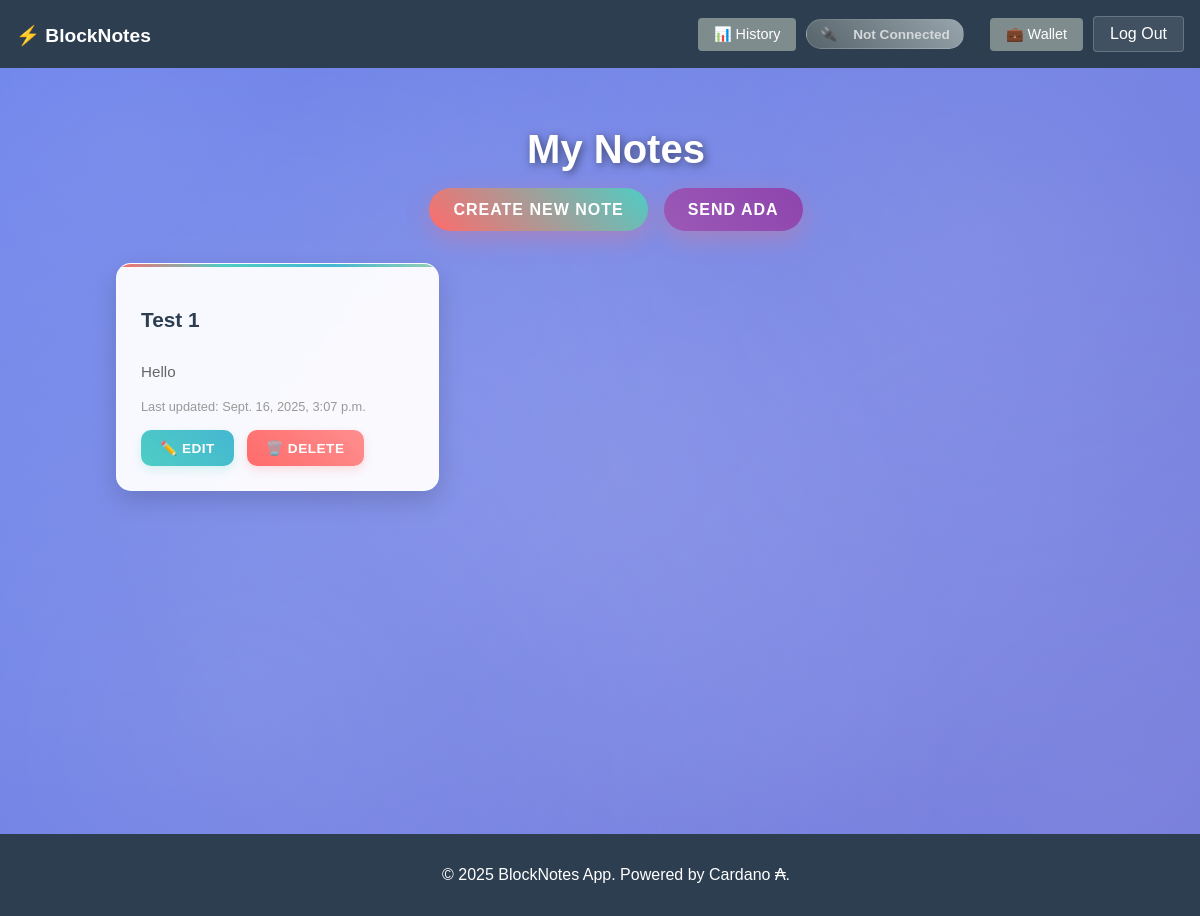
Screenshot of /notes/ (signed in) with the database file from the repository.
### notes/models.py (models this page shows, shortened)
class Note(models.Model):
    title = models.CharField(max_length=255)
    description = models.TextField() # TextField is better for long descriptions
    createdAt = models.DateTimeField(auto_now_add=True)
    updatedAt = models.DateTimeField(auto_now=True)
    createdBy = models.ForeignKey(User, on_delete=models.CASCADE, related_name="notes")
    transaction = models.OneToOneField(
        'Transaction',
        on_delete=models.SET_NULL,
        null=True,
        blank=True,
        related_name='note'
    )
    is_deleted = models.BooleanField(default=False)

### notes/views.py (the view)
# urls.py: path('notes/', views.note_list_view, name='note_list'),  # Notes home page
@login_required
def note_list_view(request):
    all_notes = Note.objects.filter(createdBy=request.user, is_deleted=False).order_by('-updatedAt')
    paginator = Paginator(all_notes, 9) # Show 9 notes per page
    page_number = request.GET.get('page')
    try:
        notes_page = paginator.page(page_number)
    except PageNotAnInteger:
        notes_page = paginator.page(1)
    except EmptyPage:
        notes_page = paginator.page(paginator.num_pages)
    context = {
        'page_obj': notes_page,
        'is_paginated': notes_page.has_other_pages(),
        'blockfrost_api_key': settings.BLOCKFROST_PROJECT_ID
    }
    return render(request, 'notes/note_list.html', context)

### notes/templates/notes/note_list.html (shortened to what this page needs)
{% extends 'notes/base.html' %}
{% block content %}
<div class="modern-notes-container">
    <div class="modern-header">
        <h1>My Notes</h1>
        <div style="display: flex; gap: 1rem; justify-content: center; flex-wrap: wrap; margin-top: 1rem;">
            <a href="{% url 'notes:note_create' %}" class="create-btn">
                Create New Note
            </a>
            <a href="{% url 'notes:profile' %}" class="create-btn" style="background: linear-gradient(45deg, #9b59b6, #8e44ad);">
                Send ADA
            </a>
        </div>
    </div>
    <div class="notes-grid">
        {% for note in page_obj %}
        <div id="note-{{ note.pk }}" class="modern-note-card">
            <h2>{{ note.title }}</h2>
            <p>{{ note.description }}</p>
            <small class="timestamp">Last updated: {{ note.updatedAt }}</small>
            <div class="note-actions">
                <a href="{% url 'notes:note_edit' note.pk %}" class="modern-btn btn-edit">✏️ Edit</a>
                <button
                    class="modern-btn btn-delete"
                    hx-delete="{% url 'notes:note_delete' note.pk %}"
                    hx-target="#note-{{ note.pk }}"
                    hx-swap="outerHTML"
                    hx-confirm="Are you sure?">
                    🗑️ Delete
                </button>
            </div>
        </div>
        {% empty %}
        <div class="empty-state">
            <p>🌟 You haven't created any notes yet. Start your journey by creating your first note!</p>
        </div>
        {% endfor %}
    </div>
</div>
{% endblock %}

### notes/static/css/styles.css (style rules this page uses)
body { font-family: Arial, sans-serif; margin: 0; padding: 0; background-color: #f5f5f5; color: #333; }

### notes/templates/notes/note_list.html (style rules this page uses)
.modern-notes-container { background: linear-gradient(135deg, #667eea 0%, #764ba2 100%); background-size: 400% 400%; animation: gradientWave 8s ease infinite; min-height: calc(100vh - 80px); padding: 2rem 1rem; margin: -2rem -1rem 0 -1rem; position: relative; width: 100vw; margin-left: calc(-50vw + 50%); padding-bottom: 4rem; }
html { scrollbar-width: thin; scrollbar-color: rgba(255, 255, 255, 0.3) rgba(255, 255, 255, 0.1); }
body { overflow-y: auto; overflow-x: hidden; }
html { overflow-y: auto; overflow-x: hidden; }
.modern-notes-container::before { content: ''; position: absolute; top: 0; left: 0; right: 0; bottom: 0; background: radial-gradient(circle at 20% 80%, rgba(255,255,255,0.15) 0%, transparent 60%), radial-gradient(circle at 80% 20%, rgba(255,255,255,0.15) 0%, transparent 60%), radial-gradient(circle at 50% 50%, rgba(255,255,255,0.1) 0%, transparent 70%), radial-gradient(circle at 10% 10%, rgba(255,255,255,0.1) 0%, transparent 50%), radial-gradient(circle at 90% 90%, rgba(255,255,255,0.1) 0%, transparent 50%); animation: float 6s ease-in-out infinite; pointer-events: none; z-index: 1; }
.modern-header { text-align: center; margin-bottom: 2rem; position: relative; z-index: 2; max-width: 800px; margin-left: auto; margin-right: auto; }
.modern-header h1 { color: white !important; font-size: 2.5rem; font-weight: 800; margin-bottom: 0.8rem; text-shadow: 2px 2px 8px rgba(0,0,0,0.5); background: none !important; -webkit-background-clip: unset !important; -webkit-text-fill-color: unset !important; background-clip: unset !important; }
.create-btn { background: linear-gradient(45deg, #ff6b6b, #4ecdc4); border: none; border-radius: 50px; padding: 0.8rem 1.5rem; color: white; font-size: 1rem; font-weight: 600; text-decoration: none; display: inline-block; box-shadow: 0 8px 25px rgba(255, 107, 107, 0.3); transition: all 0.3s ease; text-transform: uppercase; letter-spacing: 1px; }
.notes-grid { display: grid; grid-template-columns: repeat(auto-fill, minmax(280px, 1fr)); gap: 1rem; position: relative; z-index: 2; overflow-y: visible; padding-right: 0; max-width: 1000px; margin: 0 auto; }
.modern-note-card { background: rgba(255, 255, 255, 0.95); backdrop-filter: blur(20px); border-radius: 15px; padding: 1.5rem; box-shadow: 0 10px 25px rgba(0, 0, 0, 0.15); border: 1px solid rgba(255, 255, 255, 0.3); transition: all 0.3s ease; position: relative; overflow: hidden; display: flex; flex-direction: column; }
.modern-note-card::before { content: ''; position: absolute; top: 0; left: 0; right: 0; height: 3px; background: linear-gradient(45deg, #ff6b6b, #4ecdc4, #45b7d1, #96ceb4); border-radius: 15px 15px 0 0; }
.modern-note-card h2 { color: #2c3e50; font-size: 1.3rem; font-weight: 700; margin-bottom: 0.8rem; line-height: 1.3; }
.modern-note-card p { color: #666; line-height: 1.5; margin-bottom: 1rem; font-size: 0.95rem; flex-grow: 1; }
.timestamp { color: #999; font-size: 0.8rem; font-weight: 500; display: block; margin-bottom: 1rem; }
.note-actions { display: flex; gap: 0.8rem; margin-top: auto; }
.modern-btn { padding: 0.6rem 1.2rem; border: none; border-radius: 10px; font-weight: 600; text-decoration: none; display: inline-block; transition: all 0.3s ease; cursor: pointer; font-size: 0.85rem; text-transform: uppercase; letter-spacing: 0.5px; }
.btn-edit { background: linear-gradient(45deg, #4ecdc4, #45b7d1); color: white; box-shadow: 0 4px 10px rgba(78, 205, 196, 0.2); }
.btn-delete { background: linear-gradient(45deg, #ff6b6b, #ff8e8e); color: white; box-shadow: 0 4px 10px rgba(255, 107, 107, 0.2); }

### rows the page displays
Note: title "Test 1", description "Hello", updatedAt "Sept. 16, 2025, 3:07 p.m."
